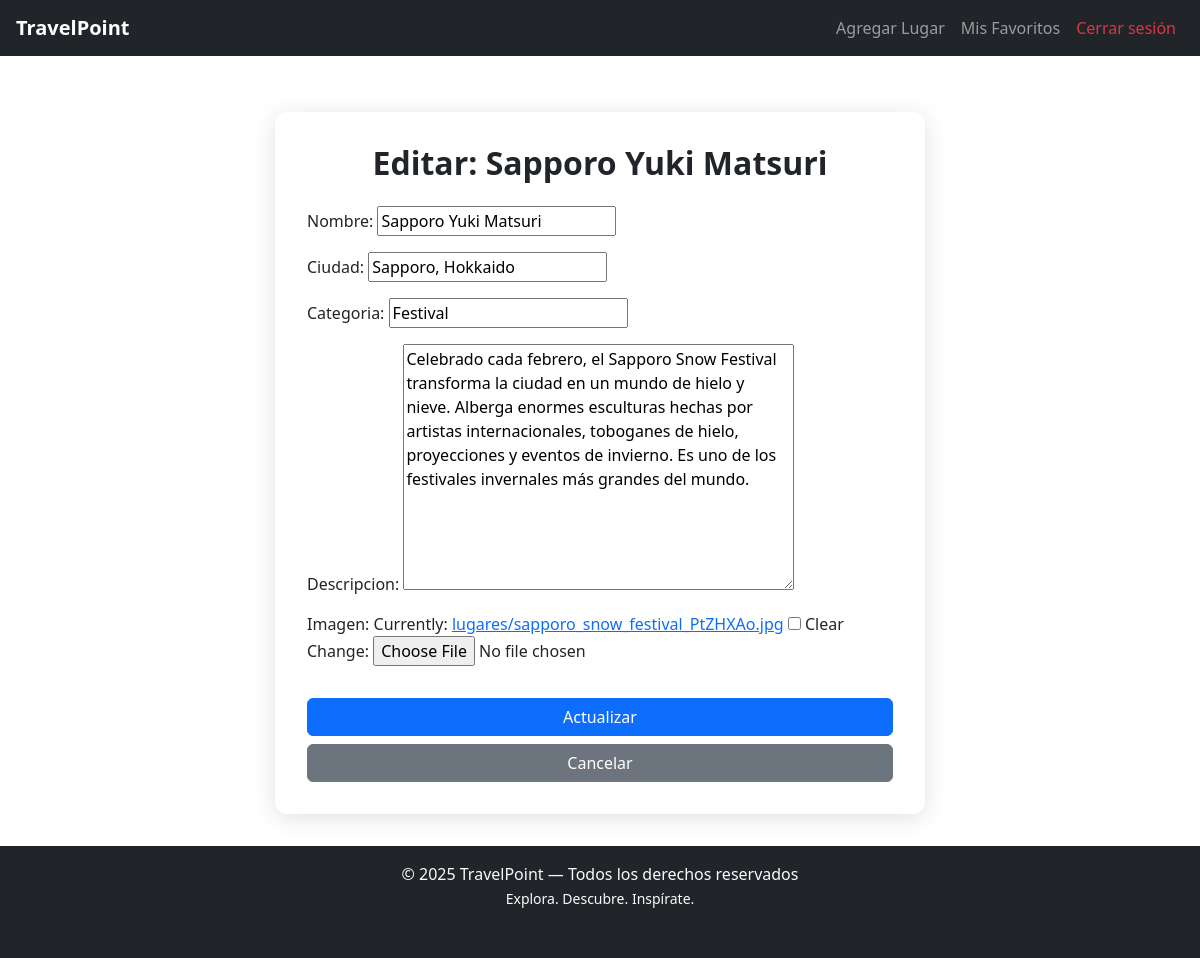
The page /lugar/1/editar/ (signed in) on the database its author committed.
### turismo/models.py (models this page shows, shortened)
class LugarTuristico(models.Model):
    nombre = models.CharField(max_length=100)
    ciudad = models.CharField(max_length=50)
    categoria = models.CharField(max_length=50)
    descripcion = models.TextField()
    imagen = models.ImageField(upload_to='lugares/', blank=True, null=True)
    fecha_creacion = models.DateTimeField(auto_now_add=True)

### turismo/views.py (the view)
# urls.py: path('lugar/<int:pk>/editar/', views.editar_lugar, name='editar_lugar'),
@login_required
def editar_lugar(request, pk):
    if not request.user.is_staff:
        raise PermissionDenied
    lugar = get_object_or_404(LugarTuristico, pk=pk)
    form = LugarForm(request.POST or None, request.FILES or None, instance=lugar)
    if form.is_valid():
        form.save()
        messages.success(request, 'Lugar actualizado.')
        return redirect('detalle_lugar', pk=lugar.pk)
    return render(request, 'turismo/editar_lugar.html', {'form': form, 'lugar': lugar})

### turismo/forms.py
class LugarForm(forms.ModelForm):
    class Meta:
        model = LugarTuristico
        fields = ['nombre', 'ciudad', 'categoria', 'descripcion', 'imagen']

### turismo/templates/turismo/editar_lugar.html (shortened to what this page needs)
{% extends 'base.html' %}
{% block content %}
<div class="crud-container">
    <h2 class="crud-title">Editar: {{ lugar.nombre }}</h2>
    <form method="POST" enctype="multipart/form-data">
        {{ form.as_p }}
        <button type="submit" class="btn btn-primary w-100 mt-3">Actualizar</button>
        <a href="{% url 'detalle_lugar' lugar.pk %}" class="btn btn-secondary w-100 mt-2">Cancelar</a>
    </form>
</div>
{% endblock %}

### static/css/style.css (style rules this page uses)
.crud-container { max-width: 650px; margin: 2rem auto; background: #ffffff; padding: 2rem; border-radius: 0.75rem; box-shadow: 0 4px 25px rgba(0,0,0,0.12); }
.crud-title { font-weight: 700; text-align: center; margin-bottom: 1.5rem; }

### rows shown on the page
LugarTuristico: nombre "Sapporo Yuki Matsuri", ciudad "Sapporo, Hokkaido", categoria "Festival", descripcion "Celebrado cada febrero, el Sapporo Snow Festival transforma la ciudad en un mundo de hielo y nieve. Alberga enormes esculturas hechas por artistas internacionales, toboganes de hielo, proyecciones y eventos de invierno. Es uno de los festivales invernales más grandes del mundo."
